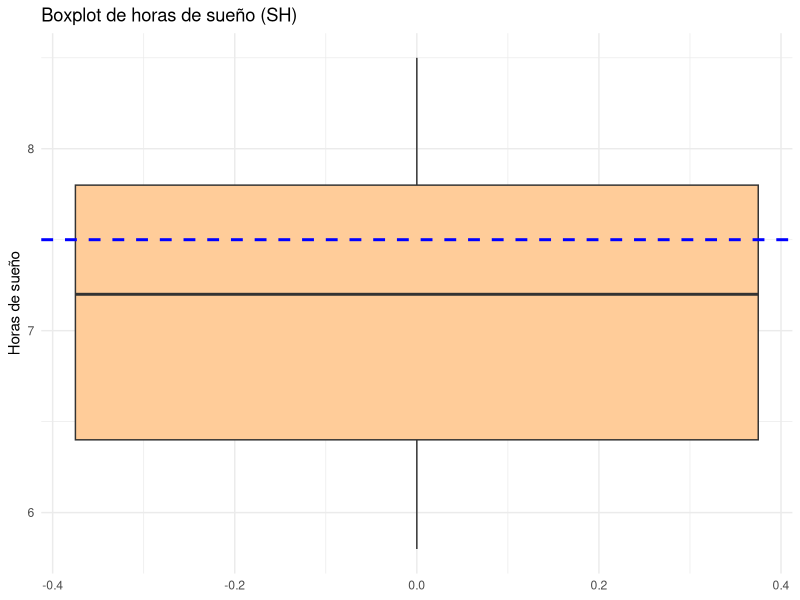
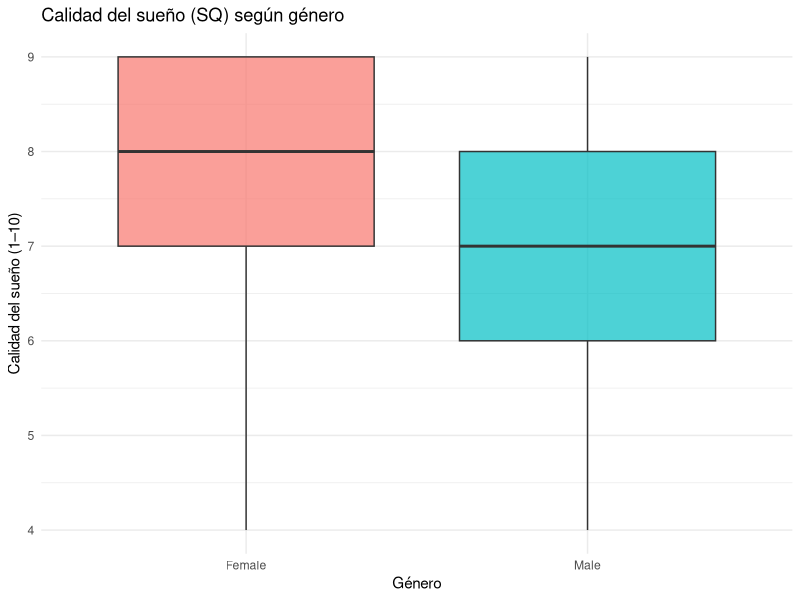
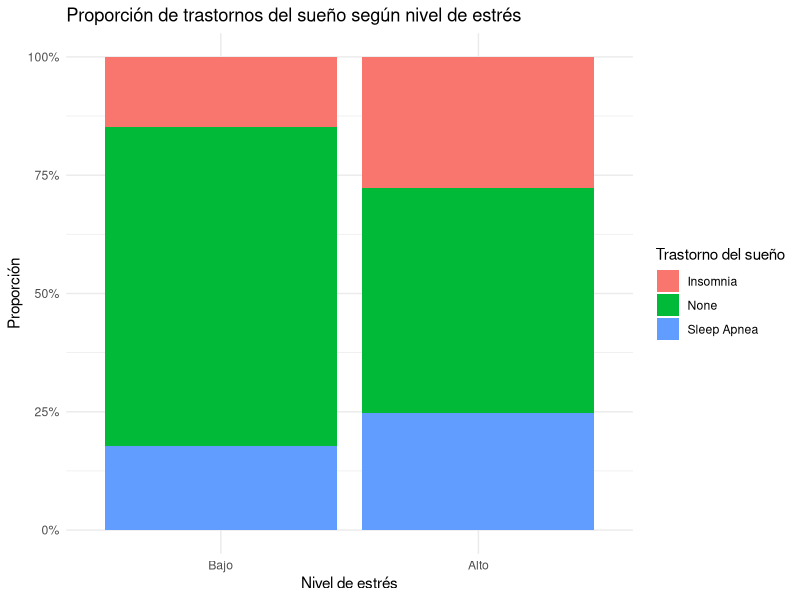
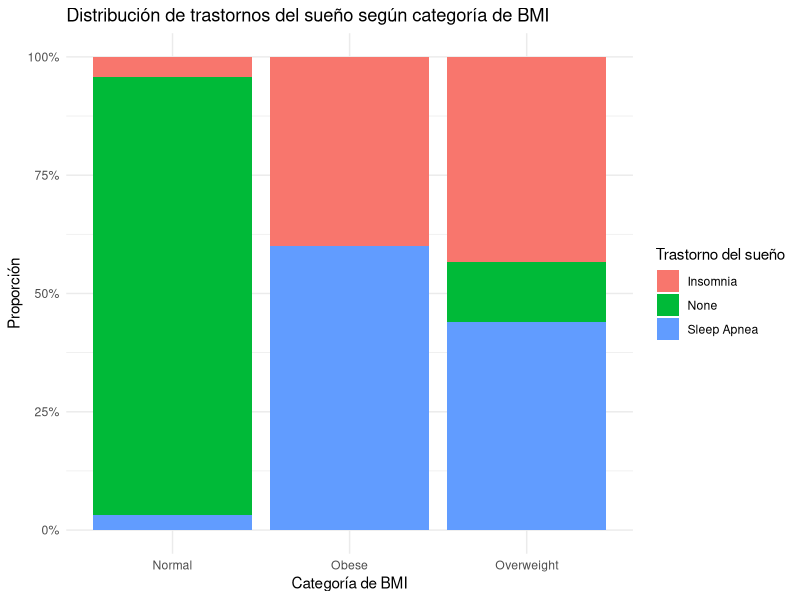

Reproduce these figures in R, in order.
## ---- chunk 1
library(ggplot2)
library(readxl)
df <- read_excel("sleephealth_processed.xlsx")
head(df)
## ---- chunk 2
ggplot(df, aes(y = SH)) +
  geom_boxplot(fill = "#ffcc99", outlier.color = "red") +
  geom_hline(yintercept = 7.5, color = "blue", linetype = "dashed", size = 1) +
  labs(
    title = "Boxplot de horas de sueño (SH)",
    y = "Horas de sueño"
  ) +
  theme_minimal()


## ---- chunk 3
ggplot(df, aes(x = Gender, y = SQ, fill = Gender)) +
  geom_boxplot(outlier.color = "red", alpha = 0.7) +
  labs(
    title = "Calidad del sueño (SQ) según género",
    x = "Género",
    y = "Calidad del sueño (1–10)"
  ) +
  theme_minimal() +
  theme(legend.position = "none")
## ---- chunk 4
df$Stress_level <- ifelse(df$Stress > 5, "Alto", "Bajo")
df$Stress_level <- factor(df$Stress_level, levels = c("Bajo", "Alto"))

ggplot(df, aes(x = Stress_level, fill = SD)) +
  geom_bar(position = "fill") +
  labs(
    title = "Proporción de trastornos del sueño según nivel de estrés",
    x = "Nivel de estrés",
    y = "Proporción",
    fill = "Trastorno del sueño"
  ) +
  scale_y_continuous(labels = scales::percent) +
  theme_minimal()
## ---- chunk 5
ggplot(df, aes(x = BMI, fill = SD)) +
  geom_bar(position = "fill") +
  labs(
    title = "Distribución de trastornos del sueño según categoría de BMI",
    x = "Categoría de BMI",
    y = "Proporción",
    fill = "Trastorno del sueño"
  ) +
  scale_y_continuous(labels = scales::percent) +
  theme_minimal()
## ---- chunk 6
sh <- df$SH
t.test(sh, mu = 7.5, alternative = "less")
## ---- chunk 7
x <- mean(df$SH)
mu0 <- 7.5
s <- sd(df$SH)
n <- length(df$SH)

# t observado
t_obs <- (x - mu0) / (s / sqrt(n))

# p-valor
p_valor <- pt(t_obs, df = n - 1)

t_critico <- qt(0.05, df = n - 1)  
## ---- chunk 8
list(
  media_muestral = x,
  t_observado = t_obs,
  p_valor = p_valor,
  t_critico = t_critico
)
## ---- chunk 9
t.test(SQ ~ Gender, data = df, alternative = "two.sided")
## ---- chunk 10
# Subgrupos
sq_f <- df$SQ[df$Gender == "Female"]
sq_m <- df$SQ[df$Gender == "Male"]

# Estadísticos
n1 <- length(sq_f); n2 <- length(sq_m)
m1 <- mean(sq_f);  m2 <- mean(sq_m)
s1 <- sd(sq_f);    s2 <- sd(sq_m)

# t observado
t_obs <- (m1 - m2) / sqrt((s1^2 / n1) + (s2^2 / n2))

# Grados de libertad (Welch)
df_welch <- ((s1^2 / n1 + s2^2 / n2)^2) /
  (( (s1^2 / n1)^2 / (n1 - 1) ) + ( (s2^2 / n2)^2 / (n2 - 1) ))

# p-valor bilateral
p_valor <- 2 * pt(-abs(t_obs), df = df_welch)

# Valor crítico bilateral 
t_critico <- qt(0.975, df = df_welch)

## ---- chunk 11
list(
  media_female = m1,
  media_male = m2,
  t_observado = t_obs,
  df = df_welch,
  p_valor = p_valor,
  t_critico = t_critico
)
## ---- chunk 12
df$Stress_level <- ifelse(df$Stress > 6, "Alto", "Bajo")
df$Tiene_SD <- ifelse(df$SD %in% c("Sleep Apnea", "Insomnia"), 1, 0)
## ---- chunk 13
table(df$Stress_level, df$Tiene_SD)
## ---- chunk 14
# Números de personas con trastorno en cada grupo
x <- c(
  sum(df$Tiene_SD[df$Stress_level == "Bajo"]),
  sum(df$Tiene_SD[df$Stress_level == "Alto"])
)

# Tamaños de cada grupo
n <- c(
  sum(df$Stress_level == "Bajo"),
  sum(df$Stress_level == "Alto")
)

prop.test(x = x, n = n, alternative = "less", correct = FALSE)
## ---- chunk 15
# Proporciones
p1 <- x[1] / n[1]
p2 <- x[2] / n[2]

# Proporción combinada (pooling)
p_pool <- (x[1] + x[2]) / (n[1] + n[2])

# Estadístico z
z_obs <- (p1 - p2) / sqrt(p_pool * (1 - p_pool) * (1/n[1] + 1/n[2]))

# Valor p (una cola)
p_valor <- pnorm(z_obs)

# Valor crítico z (una cola, alfa = 0.05)
z_critico <- qnorm(0.05)

## ---- chunk 16
list(
  p1 = p1,
  p2 = p2,
  z_observado = z_obs,
  z_critico = z_critico,
  p_valor = p_valor
)
## ---- chunk 17
# Tabla de contingencia
tabla_bmi_sd <- table(df$BMI, df$SD)

# Test de chi-cuadrado
chisq.test(tabla_bmi_sd)
## ---- chunk 18
library(knitr)
library(kableExtra)

tabla_resumen <- data.frame(
  Pregunta = c(
    "PR1: ¿La media de SH es inferior a 7.5 horas?",
    "PR2: ¿Existen diferencias en la calidad del sueño (SQ) entre géneros?",
    "PR3: ¿Hay más trastornos del sueño en personas con estrés alto?",
    "PR4: ¿Existe relación entre BMI y SD?"
  ),
  `Test aplicado` = c(
    "t-test de una muestra (una cola)",
    "t-test para muestras independientes (bilateral)",
    "Test de proporciones (una cola)",
    "Test de independencia Chi-cuadrado"
  ),
  `Valor p` = c(
    "< 2.2e-16",
    "1.078e-08",
    "6.52e-15",
    "< 2.2e-16"
  ),
  Conclusión = c(
    "Sí, la media de SH es significativamente menor que 7.5 horas",
    "Sí, hay diferencias significativas en SQ entre géneros",
    "Sí, mayor proporción de SD en personas con estrés alto",
    "Sí, hay relación significativa entre BMI y SD"
  )
)

kable(tabla_resumen, caption = "Resumen del análisis inferencial") %>%
  kable_styling(full_width = FALSE)
